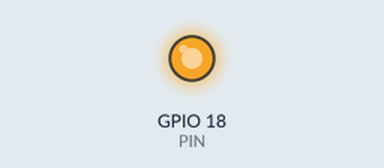
Recording of a sketch running on a simulated ESP32. On the bench: output pins drawn as LEDs (lit = HIGH). What the sketch prints to the serial monitor is not drawn. At 10.0 s the program stops and its outputs stay as they are.

Above: at 0.1 s.
Timing chart, 0 to 6.5 s (numbered marks = the images above):
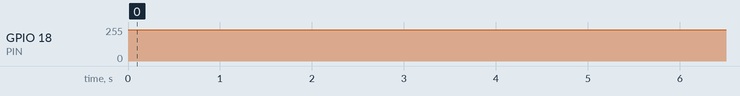

Measured:
- by itself, GPIO 18 (PIN): 236/255 → 235/255 at 5.0 s

The sketch:

test_08_minuterie_surveillance.ino
```cpp
// Test 08 : minuterie de surveillance (watchdog) et programme bloqué.
//
// Même montage que le test 06. Le générateur d'impulsions de l'ESP32 émet
// seul : si le programme se fige, les impulsions continuent et les roues
// gardent la dernière vitesse. La minuterie (2 s) redémarre l'ESP32 si elle
// n'est pas remise à zéro, ce qui coupe les impulsions et arrête les roues.
//
// Déroulement : 1500 us pendant 5 s, puis 1600 us. À 10 s, le programme se
// fige volontairement (while (true) {}). Environ 2 s plus tard, la minuterie
// redémarre l'ESP32 (message série : rst:0xc (SW_CPU_RESET)), qui repart à
// 1500 us.
#include <esp_task_wdt.h>

const int PIN = 18;
unsigned long t0;
bool en1600 = false;

void envoyer(int us) {
  uint32_t duty = (uint32_t)(65535UL * (20000 - us) / 20000);
  ledcWrite(PIN, duty);
  Serial.print("Impulsion : ");
  Serial.print(us);
  Serial.println(" us");
}

void setup() {
  Serial.begin(115200);
  ledcAttach(PIN, 50, 16);
  envoyer(1500);
  esp_task_wdt_config_t cfg = { 2000, 0, true };   // délai 2 s
  esp_task_wdt_reconfigure(&cfg);
  esp_task_wdt_add(NULL);
  t0 = millis();
}

void loop() {
  unsigned long t = millis() - t0;
  if (t >= 5000 && !en1600) { envoyer(1600); en1600 = true; }
  if (t < 10000) {
    esp_task_wdt_reset();     // le programme fonctionne : remise à zéro
  } else {
    while (true) {}           // simule un programme bloqué
  }
}
```
